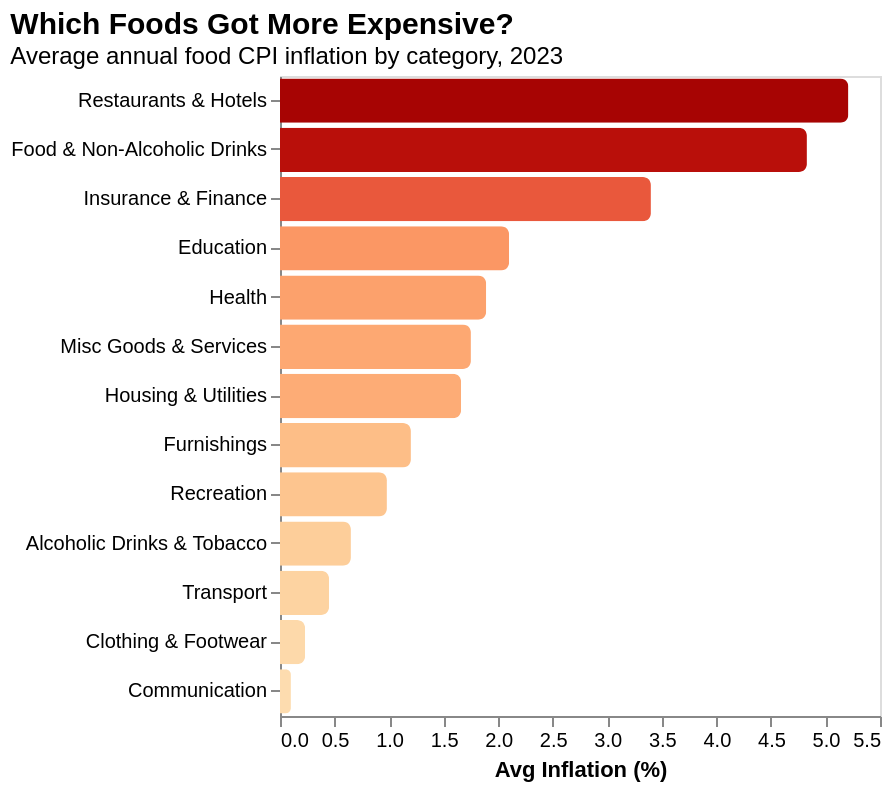

The specification (Vega-Lite) saved for this image:
### Vega-Lite specification from a JSON file in a GitHub repository (floating-point values rounded to 4 significant figures)
{"$schema": "https://vega.github.io/schema/vega-lite/v5.json", "title": {"text": "Which Foods Got More Expensive?", "subtitle": "Average annual food CPI inflation by category, 2023", "anchor": "start", "fontSize": 15, "subtitleFontSize": 12}, "width": "container", "height": 320, "data": {"values": [{"label": "Food & Non-Alcoholic Drinks", "inflation": 4.83}, {"label": "Alcoholic Drinks & Tobacco", "inflation": 0.65}, {"label": "Clothing & Footwear", "inflation": 0.23}, {"label": "Housing & Utilities", "inflation": 1.66}, {"label": "Furnishings", "inflation": 1.2}, {"label": "Health", "inflation": 1.89}, {"label": "Transport", "inflation": 0.45}, {"label": "Communication", "inflation": 0.1}, {"label": "Recreation", "inflation": 0.98}, {"label": "Education", "inflation": 2.1}, {"label": "Restaurants & Hotels", "inflation": 5.21}, {"label": "Insurance & Finance", "inflation": 3.4}, {"label": "Misc Goods & Services", "inflation": 1.75}]}, "mark": {"type": "bar", "cornerRadiusEnd": 4}, "encoding": {"y": {"field": "label", "type": "nominal", "sort": "-x", "title": null}, "x": {"field": "inflation", "type": "quantitative", "title": "Avg Inflation (%)", "axis": {"grid": false}}, "color": {"field": "inflation", "type": "quantitative", "scale": {"scheme": "orangered"}, "legend": null}, "tooltip": [{"field": "label", "title": "Category"}, {"field": "inflation", "title": "Inflation %", "format": ".2f"}]}}
